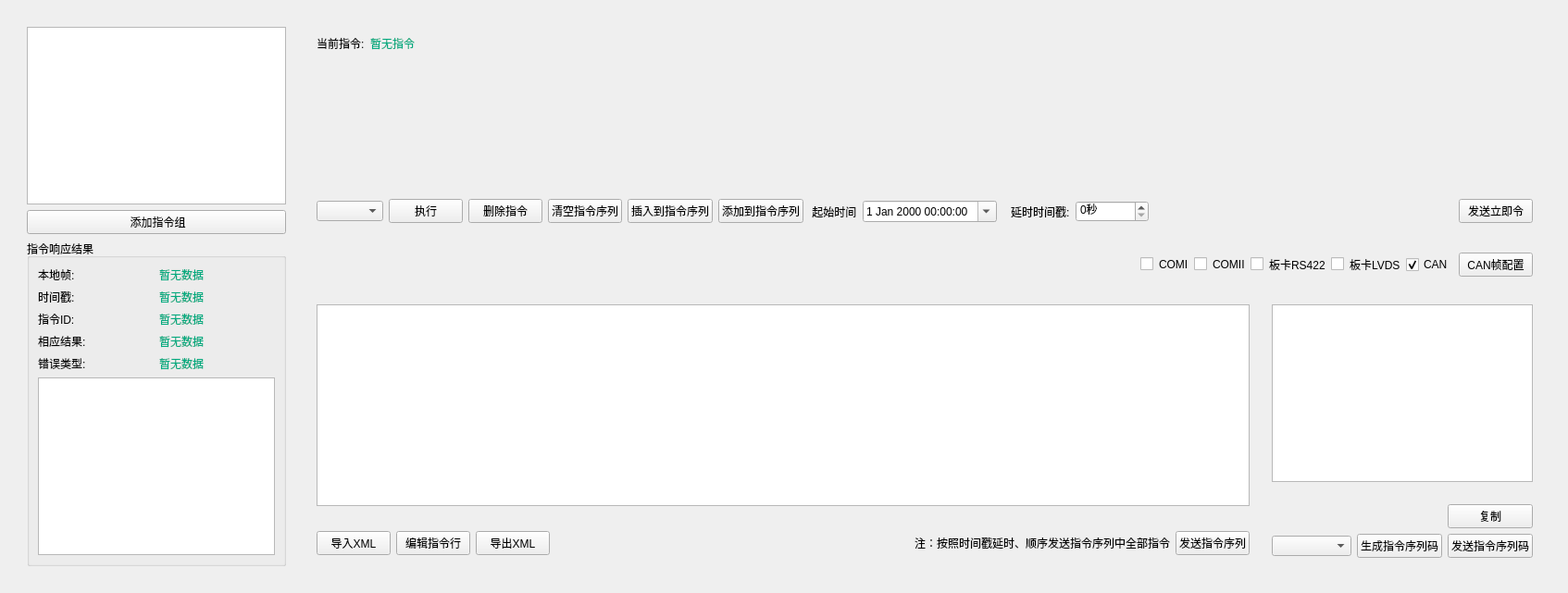
      <widget class="QWidget" name="page_3">
       <layout class="QHBoxLayout" name="horizontalLayout_33">
        <item>
         <widget class="QWidget" name="widget_15" native="true">
          <layout class="QHBoxLayout" name="horizontalLayout_28" stretch="0,0">
           <item>
            <widget class="QWidget" name="widget_16" native="true">
             <property name="sizePolicy">
              <sizepolicy hsizetype="Preferred" vsizetype="Preferred">
               <horstretch>0</horstretch>
               <verstretch>0</verstretch>
              </sizepolicy>
             </property>
             <property name="maximumSize">
              <size>
               <width>300</width>
               <height>16777215</height>
              </size>
             </property>
             <layout class="QVBoxLayout" name="verticalLayout_20" stretch="1,0,0">
              <item>
               <widget class="QListWidget" name="listWidget_2">
                <property name="styleSheet">
                 <string notr="true"/>
                </property>
               </widget>
              </item>
              <item>
               <widget class="QPushButton" name="pushButton_import_com_xml">
                <property name="text">
                 <string> 添加指令组</string>
                </property>
               </widget>
              </item>
              <item>
               <widget class="QGroupBox" name="groupBox_14">
                <property name="minimumSize">
                 <size>
                  <width>0</width>
                  <height>100</height>
                 </size>
                </property>
                <property name="title">
                 <string>指令响应结果</string>
                </property>
                <layout class="QGridLayout" name="gridLayout">
                 <item row="0" column="0">
                  <widget class="QLabel" name="label_21">
                   <property name="text">
                    <string>本地帧:</string>
                   </property>
                  </widget>
                 </item>
                 <item row="0" column="1">
                  <widget class="QLabel" name="lb_local_count">
                   <property name="styleSheet">
                    <string notr="true">color: rgb(0, 170, 127);</string>
                   </property>
                   <property name="text">
                    <string>暂无数据</string>
                   </property>
                  </widget>
                 </item>
                 <item row="1" column="0">
                  <widget class="QLabel" name="label_31">
                   <property name="text">
                    <string>时间戳:</string>
                   </property>
                  </widget>
                 </item>
                 <item row="1" column="1">
                  <widget class="QLabel" name="lb_time">
                   <property name="styleSheet">
                    <string notr="true">color: rgb(0, 170, 127);</string>
                   </property>
                   <property name="text">
                    <string>暂无数据</string>
                   </property>
                  </widget>
                 </item>
                 <item row="2" column="0">
                  <widget class="QLabel" name="label_33">
                   <property name="text">
                    <string>指令ID:</string>
                   </property>
                  </widget>
                 </item>
                 <item row="2" column="1">
                  <widget class="QLabel" name="lb_cmd_id">
                   <property name="styleSheet">
                    <string notr="true">color: rgb(0, 170, 127);</string>
                   </property>
                   <property name="text">
                    <string>暂无数据</string>
                   </property>
                  </widget>
                 </item>
                 <item row="3" column="0">
                  <widget class="QLabel" name="label_39">
                   <property name="text">
                    <string>相应结果:</string>
                   </property>
                  </widget>
                 </item>
                 <item row="3" column="1">
                  <widget class="QLabel" name="lb_result">
                   <property name="styleSheet">
                    <string notr="true">color: rgb(0, 170, 127);</string>
                   </property>
                   <property name="text">
                    <string>暂无数据</string>
                   </property>
                  </widget>
                 </item>
                 <item row="4" column="0">
                  <widget class="QLabel" name="label_40">
                   <property name="text">
                    <string>错误类型:</string>
                   </property>
                  </widget>
                 </item>
                 <item row="4" column="1">
                  <widget class="QLabel" name="lb_error_type">
                   <property name="styleSheet">
                    <string notr="true">color: rgb(0, 170, 127);</string>
                   </property>
                   <property name="text">
                    <string>暂无数据</string>
                   </property>
                  </widget>
                 </item>
                 <item row="5" column="0" colspan="2">
                  <widget class="QTextEdit" name="te_response_result"/>
                 </item>
                </layout>
               </widget>
              </item>
             </layout>
            </widget>
           </item>
           <item>
            <widget class="QWidget" name="widget_17" native="true">
             <layout class="QVBoxLayout" name="verticalLayout_55">
              <item>
               <widget class="QWidget" name="widget_18" native="true">
                <layout class="QHBoxLayout" name="horizontalLayout_29" stretch="0,1">
                 <item>
                  <widget class="QLabel" name="label_41">
                   <property name="text">
                    <string>当前指令:</string>
                   </property>
                  </widget>
                 </item>
                 <item>
                  <widget class="QLabel" name="lb_current_cmd_name">
                   <property name="styleSheet">
                    <string notr="true">color: rgb(0, 170, 127);</string>
                   </property>
                   <property name="text">
                    <string>暂无指令</string>
                   </property>
                  </widget>
                 </item>
                </layout>
               </widget>
              </item>
              <item>
               <widget class="QStackedWidget" name="stackedWidget_com">
                <property name="currentIndex">
                 <number>0</number>
                </property>
                <widget class="QWidget" name="page_5"/>
               </widget>
              </item>
              <item>
               <widget class="QWidget" name="widget_19" native="true">
                <property name="minimumSize">
                 <size>
                  <width>0</width>
                  <height>50</height>
                 </size>
                </property>
                <layout class="QHBoxLayout" name="horizontalLayout_3">
                 <item>
                  <widget class="QComboBox" name="comboBox_cardCom"/>
                 </item>
                 <item>
                  <widget class="QPushButton" name="pushButton_sendCardCom">
                   <property name="text">
                    <string>执行</string>
                   </property>
                  </widget>
                 </item>
                 <item>
                  <widget class="QPushButton" name="pb_del_cmd">
                   <property name="text">
                    <string>删除指令</string>
                   </property>
                  </widget>
                 </item>
                 <item>
                  <widget class="QPushButton" name="pb_clear_cmd">
                   <property name="text">
                    <string>清空指令序列</string>
                   </property>
                  </widget>
                 </item>
                 <item>
                  <widget class="QPushButton" name="pb_insert_cmd">
                   <property name="text">
                    <string>插入到指令序列</string>
                   </property>
                  </widget>
                 </item>
                 <item>
                  <widget class="QPushButton" name="pb_add_cmd">
                   <property name="text">
                    <string>添加到指令序列</string>
                   </property>
                  </widget>
                 </item>
                 <item>
                  <widget class="QLabel" name="label_83">
                   <property name="text">
                    <string> 起始时间</string>
                   </property>
                  </widget>
                 </item>
                 <item>
                  <widget class="QDateTimeEdit" name="dateTimeEdit_cmdList">
                   <property name="calendarPopup">
                    <bool>true</bool>
                   </property>
                  </widget>
                 </item>
                 <item>
                  <widget class="QWidget" name="widget_20" native="true">
                   <property name="minimumSize">
                    <size>
                     <width>100</width>
                     <height>0</height>
                    </size>
                   </property>
                   <layout class="QHBoxLayout" name="horizontalLayout_31">
                    <item>
                     <widget class="QLabel" name="label_42">
                      <property name="text">
                       <string>延时时间戳:</string>
                      </property>
                     </widget>
                    </item>
                    <item>
                     <widget class="QSpinBox" name="spinBox">
                      <property name="suffix">
                       <string>秒</string>
                      </property>
                      <property name="maximum">
                       <number>1000000000</number>
                      </property>
                     </widget>
                    </item>
                   </layout>
                  </widget>
                 </item>
                 <item>
                  <spacer name="horizontalSpacer_15">
                   <property name="orientation">
                    <enum>Qt::Horizontal</enum>
                   </property>
                   <property name="sizeHint" stdset="0">
                    <size>
                     <width>20</width>
                     <height>17</height>
                    </size>
                   </property>
                  </spacer>
                 </item>
                 <item>
                  <widget class="QPushButton" name="pb_send_cmd_immediately">
                   <property name="text">
                    <string>发送立即令</string>
                   </property>
                  </widget>
                 </item>
                </layout>
               </widget>
              </item>
              <item>
               <widget class="QWidget" name="widget_14" native="true">
                <layout class="QGridLayout" name="gridLayout_7">
                 <item row="0" column="10">
                  <widget class="QLabel" name="label_55">
                   <property name="text">
                    <string>板卡LVDS</string>
                   </property>
                  </widget>
                 </item>
                 <item row="0" column="11">
                  <widget class="QCheckBox" name="checkBox_CAN">
                   <property name="text">
                    <string>CAN</string>
                   </property>
                   <property name="checked">
                    <bool>true</bool>
                   </property>
                  </widget>
                 </item>
                 <item row="0" column="2" rowspan="2">
                  <spacer name="horizontalSpacer_17">
                   <property name="orientation">
                    <enum>Qt::Horizontal</enum>
                   </property>
                   <property name="sizeHint" stdset="0">
                    <size>
                     <width>40</width>
                     <height>20</height>
                    </size>
                   </property>
                  </spacer>
                 </item>
                 <item row="0" column="9">
                  <widget class="QCheckBox" name="checkBox_CARDLVDS">
                   <property name="text">
                    <string/>
                   </property>
                  </widget>
                 </item>
                 <item row="0" column="4">
                  <widget class="QLabel" name="label_52">
                   <property name="text">
                    <string>COMI</string>
                   </property>
                  </widget>
                 </item>
                 <item row="0" column="5">
                  <widget class="QCheckBox" name="checkBox_COMII">
                   <property name="text">
                    <string/>
                   </property>
                  </widget>
                 </item>
                 <item row="0" column="3">
                  <widget class="QCheckBox" name="checkBox_COMI">
                   <property name="text">
                    <string/>
                   </property>
                  </widget>
                 </item>
                 <item row="0" column="7">
                  <widget class="QCheckBox" name="checkBox_CARDRS422">
                   <property name="text">
                    <string/>
                   </property>
                  </widget>
                 </item>
                 <item row="0" column="6">
                  <widget class="QLabel" name="label_53">
                   <property name="text">
                    <string>COMII</string>
                   </property>
                  </widget>
                 </item>
                 <item row="0" column="8">
                  <widget class="QLabel" name="label_54">
                   <property name="text">
                    <string>板卡RS422</string>
                   </property>
                  </widget>
                 </item>
                 <item row="0" column="12">
                  <widget class="QPushButton" name="pushButton_canFrameConfig_2">
                   <property name="text">
                    <string>CAN帧配置</string>
                   </property>
                  </widget>
                 </item>
                </layout>
               </widget>
              </item>
              <item>
               <layout class="QHBoxLayout" name="horizontalLayout_54">
                <item>
                 <layout class="QVBoxLayout" name="verticalLayout_53">
                  <item>
                   <widget class="QWidget" name="widget_32" native="true">
                    <property name="sizePolicy">
                     <sizepolicy hsizetype="Expanding" vsizetype="Preferred">
                      <horstretch>0</horstretch>
                      <verstretch>0</verstretch>
                     </sizepolicy>
                    </property>
                    <layout class="QVBoxLayout" name="verticalLayout_21">
                     <item>
                      <widget class="QTableWidget" name="tableWidget_cmd_immediately"/>
                     </item>
                    </layout>
                   </widget>
                  </item>
                  <item>
                   <widget class="QWidget" name="widget_21" native="true">
                    <property name="minimumSize">
                     <size>
                      <width>0</width>
                      <height>50</height>
                     </size>
                    </property>
                    <layout class="QHBoxLayout" name="horizontalLayout_32">
                     <item>
                      <widget class="QPushButton" name="pb_import_xml">
                       <property name="text">
                        <string>导入XML</string>
                       </property>
                      </widget>
                     </item>
                     <item>
                      <widget class="QPushButton" name="pushButton_editPara">
                       <property name="text">
                        <string>编辑指令行</string>
                       </property>
                      </widget>
                     </item>
                     <item>
                      <widget class="QPushButton" name="pb_export_xml">
                       <property name="text">
                        <string>导出XML</string>
                       </property>
                      </widget>
                     </item>
                     <item>
                      <spacer name="horizontalSpacer_16">
                       <property name="orientation">
                        <enum>Qt::Horizontal</enum>
                       </property>
                       <property name="sizeHint" stdset="0">
                        <size>
                         <width>388</width>
                         <height>20</height>
                        </size>
                       </property>
                      </spacer>
                     </item>
                     <item>
                      <widget class="QLabel" name="label_80">
                       <property name="text">
                        <string>注：按照时间戳延时、顺序发送指令序列中全部指令</string>
                       </property>
                      </widget>
                     </item>
                     <item>
                      <widget class="QPushButton" name="pb_send_cmd">
                       <property name="text">
                        <string>发送指令序列</string>
                       </property>
                      </widget>
                     </item>
                    </layout>
                   </widget>
                  </item>
                 </layout>
                </item>
                <item>
                 <layout class="QVBoxLayout" name="verticalLayout_54">
                  <item>
                   <widget class="QWidget" name="widget_33" native="true">
                    <property name="minimumSize">
                     <size>
                      <width>300</width>
                      <height>0</height>
                     </size>
                    </property>
                    <property name="maximumSize">
                     <size>
                      <width>500</width>
                      <height>16777215</height>
                     </size>
                    </property>
                    <layout class="QVBoxLayout" name="verticalLayout_52">
                     <item>
                      <widget class="QPlainTextEdit" name="plainTextEdit_showLengthCode">
                       <property name="minimumSize">
                        <size>
                         <width>0</width>
                         <height>0</height>
                        </size>
                       </property>
                       <property name="maximumSize">
                        <size>
                         <width>1555555</width>
                         <height>16777215</height>
                        </size>
                       </property>
                       <property name="readOnly">
                        <bool>true</bool>
                       </property>
                      </widget>
                     </item>
                    </layout>
                   </widget>
                  </item>
                  <item>
                   <widget class="QWidget" name="widget_31" native="true">
                    <property name="minimumSize">
                     <size>
                      <width>0</width>
                      <height>50</height>
                     </size>
                    </property>
                    <property name="maximumSize">
                     <size>
                      <width>500</width>
                      <height>16777215</height>
                     </size>
                    </property>
                    <layout class="QVBoxLayout" name="verticalLayout_56">
                     <item>
                      <layout class="QGridLayout" name="gridLayout_8">
                       <item row="1" column="1">
                        <widget class="QPushButton" name="pushButton_generateLengthCode">
                         <property name="text">
                          <string>生成指令序列码</string>
                         </property>
                        </widget>
                       </item>
                       <item row="1" column="0">
                        <widget class="QComboBox" name="comboBox_cmdListChoose"/>
                       </item>
                       <item row="1" column="3">
                        <widget class="QPushButton" name="pushButton_transmitLengthCode">
                         <property name="text">
                          <string>发送指令序列码</string>
                         </property>
                        </widget>
                       </item>
                       <item row="0" column="3">
                        <widget class="QPushButton" name="pushButton_copyLengthCode">
                         <property name="text">
                          <string>复制</string>
                         </property>
                        </widget>
                       </item>
                      </layout>
                     </item>
                    </layout>
                   </widget>
                  </item>
                 </layout>
                </item>
               </layout>
              </item>
             </layout>
            </widget>
           </item>
          </layout>
         </widget>
        </item>
       </layout>
      </widget>
